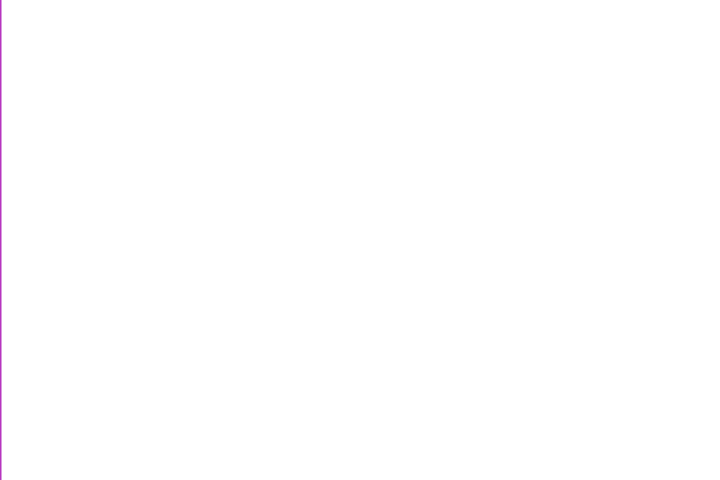
Frame 1 (no input)
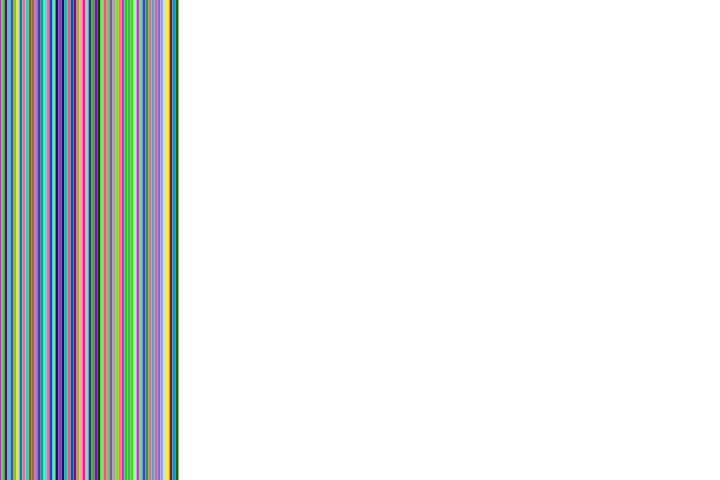
Frame 60 (no input)
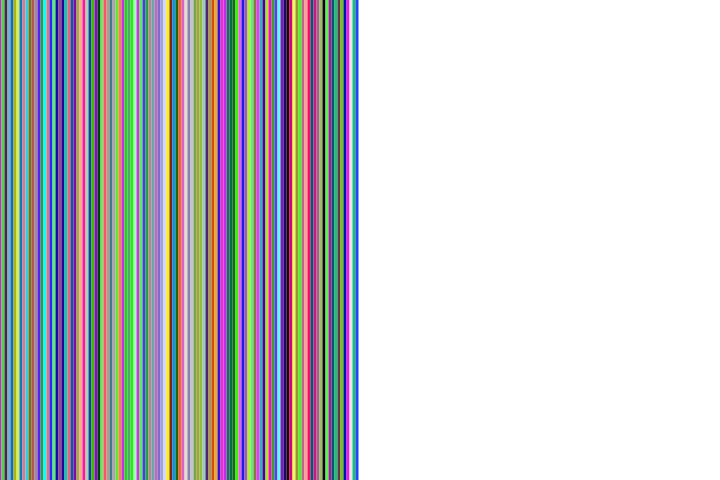
Frame 120 (the mouse pressed at the canvas centre since frame 60)

The p5.js sketch that drew these frames (run headless with seeded random() and noise() and a simulated clock; from frame 60 on, the mouse is pressed at the canvas centre):

// p5.js sketch
// ── sketch.js
function setup() {
    createCanvas(720, 480);
    strokeWeight(3);
    ellipseMode(RADIUS);
}

let counter = 0;
function draw() {
    stroke(random(255), random(255), random(255));

    line(counter, 0, counter, height);
    counter+=3;
    if (counter > width) {
        counter = 0;
    }
}
